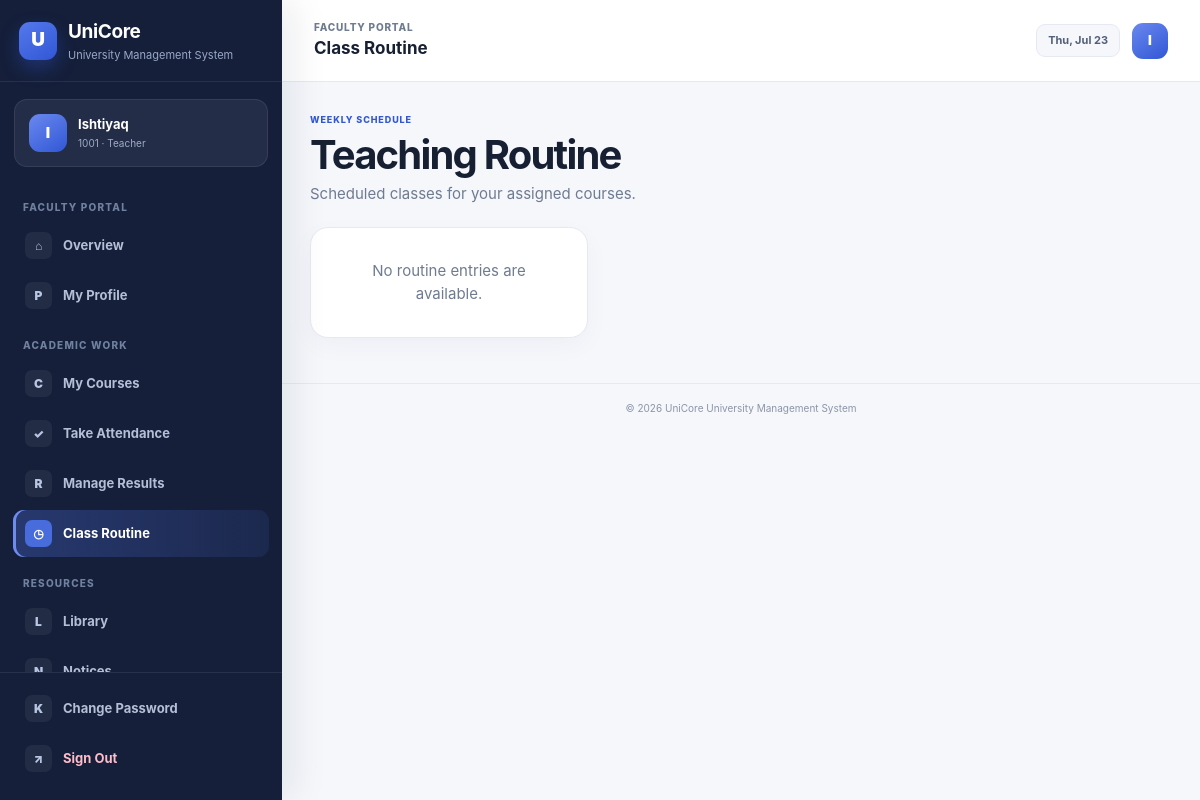
The app's page /teacher-portal/routine/ (signed in) with its own data.
### accounts/models.py (models this page shows, shortened)
class UserProfile(models.Model):
    ADMIN = "ADMIN"
    STUDENT = "STUDENT"
    TEACHER = "TEACHER"
    ROLE_CHOICES = [
        (ADMIN, "Administrator"),
        (STUDENT, "Student"),
        (TEACHER, "Teacher"),
    ]
    user = models.OneToOneField(
        settings.AUTH_USER_MODEL,
        on_delete=models.CASCADE,
        related_name="ums_profile",
    )
    role = models.CharField(max_length=10, choices=ROLE_CHOICES)
    reference_id = models.CharField(
        max_length=30,
        blank=True,
        help_text="Student ID from MySQL or Teacher ID from PostgreSQL.",
    )
    display_name = models.CharField(max_length=120, blank=True)
    created_at = models.DateTimeField(auto_now_add=True)
    updated_at = models.DateTimeField(auto_now=True)
    class Meta:
        ordering = ["role", "reference_id", "user__username"]
        constraints = [
            models.UniqueConstraint(
                fields=["role", "reference_id"],
                condition=~models.Q(reference_id=""),
                name="unique_role_reference_account",
            )
        ]

### accounts/views.py (the view)
# urls.py: path("teacher-portal/routine/", views.teacher_routine, name="teacher_routine"),
@teacher_required
def teacher_routine(request):
    profile, reference, teacher, database_online, display_name = _teacher_identity(request.user)
    assignments = CourseAssignment.objects.filter(teacher_ref=reference)
    course_ids = assignments.values_list("course_id", flat=True)
    routines = ClassRoutine.objects.filter(course_id__in=course_ids).select_related("course")
    return render(
        request,
        "accounts/teacher_routine.html",
        {"profile": profile, "teacher": teacher, "display_name": display_name, "routines": routines},
    )

### accounts/context_processors.py (called while the page is built)
def role_context(request):
    return {
        "ums_role": get_user_role(request.user),
        "ums_profile": get_user_profile(request.user),
    }

### accounts/utils.py (called while the page is built)
def get_user_role(user):
    if not getattr(user, "is_authenticated", False):
        return None
    if user.is_superuser or user.is_staff:
        return UserProfile.ADMIN
    try:
        return user.ums_profile.role
    except UserProfile.DoesNotExist:
        return None

def get_user_profile(user):
    if not getattr(user, "is_authenticated", False):
        return None
    try:
        return user.ums_profile
    except UserProfile.DoesNotExist:
        return None

### accounts/views.py (called while the page is built)
def _teacher_identity(user):
    profile = get_user_profile(user)
    reference = profile.reference_id
    teacher = None
    database_online = True
    try:
        teacher = Teacher.objects.filter(employee_id=reference).first()
        if teacher is None and str(reference).isdigit():
            teacher = Teacher.objects.filter(pk=int(reference)).first()
    except Exception:
        database_online = False
    display_name = teacher.name if teacher else (profile.display_name or user.username)
    return profile, reference, teacher, database_online, display_name

### accounts/templates/accounts/teacher_routine.html (shortened to what this page needs)
{% extends "base.html" %}
{% block header_title %}Class Routine{% endblock %}
{% block content %}
<div class="page-header"><div><span class="eyebrow">Weekly Schedule</span><h1>Teaching Routine</h1><p>Scheduled classes for your assigned courses.</p></div></div>
<div class="routine-grid">{% for item in routines %}<article class="routine-card"><span class="routine-day">{{ item.day }}</span><div class="routine-time">{{ item.start_time|time:"H:i" }} <span>–</span> {{ item.end_time|time:"H:i" }}</div><h3>{{ item.course.code }} · {{ item.course.title }}</h3><p>Room {{ item.room }}</p></article>{% empty %}<div class="panel empty-state">No routine entries are available.</div>{% endfor %}</div>
{% endblock %}

### templates/base.html (shortened to what this page needs)
{% load static %}
<!DOCTYPE html>
<html lang="en">
<head>
  <link rel="stylesheet" href="{% static 'ums/css/style.css' %}?v=20260722-ui2">
</head>
<body class="{% if user.is_authenticated %}app-body{% else %}public-body{% endif %}">
{% if user.is_authenticated %}
  {% with current=request.resolver_match.url_name %}
  <div class="app-layout">
    <aside class="sidebar" data-sidebar>
      <div class="sidebar-brand">
        <a href="{% url 'portal_redirect' %}" class="brand-link">
          <span class="brand-symbol">U</span>
          <span><strong>UniCore</strong><small>University Management System</small></span>
        </a>
      </div>
      <div class="sidebar-profile">
        <span class="profile-avatar">{{ ums_profile.display_name|default:user.username|first|upper }}</span>
        <div><strong>{{ ums_profile.display_name|default:user.username }}</strong><small>{% if ums_role == "ADMIN" %}Administrator{% elif ums_role == "STUDENT" %}{{ ums_profile.reference_id }} · Student{% else %}{{ ums_profile.reference_id }} · Teacher{% endif %}</small></div>
      </div>
      <nav class="sidebar-nav" aria-label="Main navigation">
        {% if ums_role == "ADMIN" %}
          <span class="nav-section-label">Overview</span>
          <a class="nav-item {% if current == 'home' %}active{% endif %}" href="{% url 'home' %}"><span class="nav-icon">⌂</span><span>Dashboard</span></a>
          <span class="nav-section-label">Management</span>
          <a class="nav-item {% if current == 'student_list' or current == 'add_student' or current == 'edit_student' %}active{% endif %}" href="{% url 'student_list' %}"><span class="nav-icon">S</span><span>Students</span></a>
          <a class="nav-item {% if current == 'teacher_list' or current == 'add_teacher' or current == 'edit_teacher' %}active{% endif %}" href="{% url 'teacher_list' %}"><span class="nav-icon">T</span><span>Teachers</span></a>
          <a class="nav-item {% if current == 'academic_dashboard' or current == 'department_list' or current == 'course_list' or current == 'enrollment_list' or current == 'assignment_list' or current == 'attendance_list' or current == 'result_list' or current == 'fee_list' or current == 'routine_list' or current == 'notice_list' %}active{% endif %}" href="{% url 'academic_dashboard' %}"><span class="nav-icon">A</span><span>Academic</span></a>
          <a class="nav-item {% if current == 'library_list' or current == 'issue_list' %}active{% endif %}" href="{% url 'library_list' %}"><span class="nav-icon">L</span><span>Library</span></a>
          <a class="nav-item {% if current == 'bus_card_list' or current == 'bus_card_review' %}active{% endif %}" href="{% url 'bus_card_list' %}"><span class="nav-icon">B</span><span>Bus Cards</span></a>
          <a class="nav-item {% if current == 'account_list' or current == 'account_create' %}active{% endif %}" href="{% url 'account_list' %}"><span class="nav-icon">U</span><span>User Accounts</span></a>
          {% if user.is_staff %}<a class="nav-item" href="{% url 'admin:index' %}"><span class="nav-icon">⚙</span><span>System Admin</span></a>{% endif %}
        {% elif ums_role == "TEACHER" %}
          <span class="nav-section-label">Faculty Portal</span>
          <a class="nav-item {% if current == 'teacher_portal' %}active{% endif %}" href="{% url 'teacher_portal' %}"><span class="nav-icon">⌂</span><span>Overview</span></a>
          <a class="nav-item {% if current == 'teacher_profile' %}active{% endif %}" href="{% url 'teacher_profile' %}"><span class="nav-icon">P</span><span>My Profile</span></a>
          <span class="nav-section-label">Academic Work</span>
          <a class="nav-item {% if current == 'teacher_courses' or current == 'teacher_course' %}active{% endif %}" href="{% url 'teacher_courses' %}"><span class="nav-icon">C</span><span>My Courses</span></a>
          <a class="nav-item {% if current == 'teacher_attendance_center' or current == 'teacher_attendance' %}active{% endif %}" href="{% url 'teacher_attendance_center' %}"><span class="nav-icon">✓</span><span>Take Attendance</span></a>
          <a class="nav-item {% if current == 'teacher_results_center' or current == 'teacher_results' %}active{% endif %}" href="{% url 'teacher_results_center' %}"><span class="nav-icon">R</span><span>Manage Results</span></a>
          <a class="nav-item {% if current == 'teacher_routine' %}active{% endif %}" href="{% url 'teacher_routine' %}"><span class="nav-icon">◷</span><span>Class Routine</span></a>
          <span class="nav-section-label">Resources</span>
          <a class="nav-item " href="{% url 'member_library_catalog' %}"><span class="nav-icon">L</span><span>Library</span></a>
          <a class="nav-item {% if current == 'teacher_notices' %}active{% endif %}" href="{% url 'teacher_notices' %}"><span class="nav-icon">N</span><span>Notices</span></a>
        {% endif %}
      </nav>
      <div class="sidebar-footer">
        <a class="nav-item {% if current == 'change_password' %}active{% endif %}" href="{% url 'change_password' %}"><span class="nav-icon">K</span><span>Change Password</span></a>
        <form method="post" action="{% url 'logout' %}">{% csrf_token %}<button class="nav-item logout-item" type="submit"><span class="nav-icon">↗</span><span>Sign Out</span></button></form>
      </div>
    </aside>
    <div class="app-main">
      <header class="app-header">
        <div class="header-left">
          <div><span class="header-kicker">{% if ums_role == 'ADMIN' %}Administration{% elif ums_role == 'STUDENT' %}Student Portal{% else %}Faculty Portal{% endif %}</span><strong>{% block header_title %}University Management System{% endblock %}</strong></div>
        </div>
        <div class="header-actions"><span class="date-chip">{% now "D, M d" %}</span><span class="header-avatar">{{ ums_profile.display_name|default:user.username|first|upper }}</span></div>
      </header>
      <main class="app-content">
        {% block content %}{% endblock %}
      </main>
      <footer class="app-footer">© {% now "Y" %} UniCore University Management System</footer>
    </div>
  </div>
  {% endwith %}
{% endif %}
</body>
</html>

### records on screen
UserProfile: display_name|first "I", display_name "Ishtiyaq", reference_id "1001"
